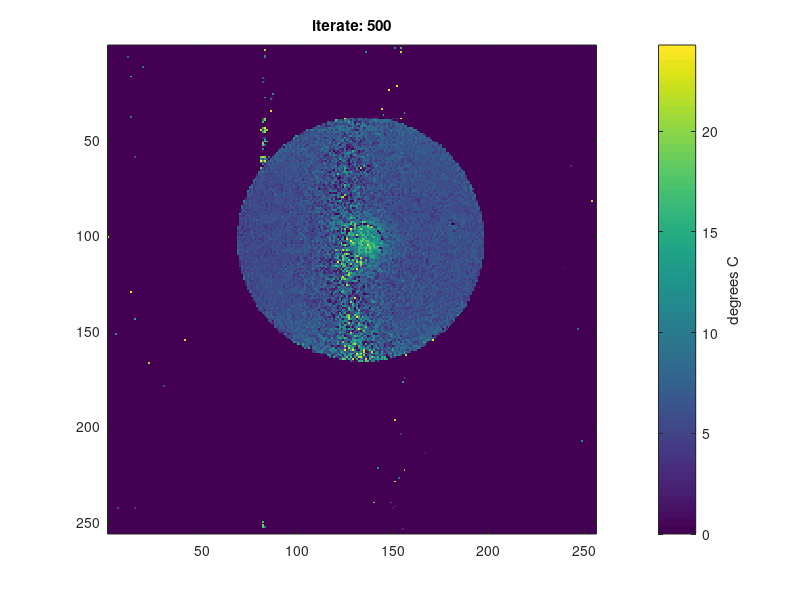

Source code (MATLAB):
% load khtdemo_data_cart2;
% [Nx,Ny,Nc,Nt] = size(data);
% inds = 1:4:Nx;
% k = false(Nx,Nx);
% k(inds,:) = true;
% k = k(:,1);
% order = 1;
% mask = true(length(k));
% 
% [yc,xc] = meshgrid(linspace(-1/2,1/2,size(mask,2)), ...
%         linspace(-1/2,1/2,size(mask,1)));
% yc = yc(:);
% xc = xc(:);
% A = [];
% for yp = 0:order
%     for xp = 0:(order-yp)
%         A = [A (xc.^xp).*(yc.^yp)];
%     end
% end
% A = A(mask(:),:);
% A
%  


load theta-2s;

th = theta;
th2 = tth;

% th = reshape(th,[256, 256, 2]);
% 
% tth = cos(th(:,:,1)) + 1i*sin(th(:,:,2));
% tempfull = angle(tth.')*-7.781;
% tempfull(tempfull < 0 | isnan(tempfull)) = 0;


%%%%%
load theta-100;
th2_1 = tth;
% 
% th = theta;
% 
% th = reshape(th,[256, 256, 2]);
% 
% tth = cos(th(:,:,1)) + 1i*sin(th(:,:,2));
% tempfull1 = angle(tth.')*-7.781;
% tempfull1(tempfull1 < 0 | isnan(tempfull1)) = 0;

load theta_mask;
th2_2 = tth;

figure; 
subplot(1,1,1); imagesc(th2,[0 max(max(th2))]); axis image
h = colorbar; ylabel(h,'degrees C'); 
title('iterate: 500');
% subplot(1,3,2); imagesc(th2_1,[0 max(max(th2_1))]); axis image
% h = colorbar; ylabel(h,'degrees C'); 
% title('iterate: 50000');
% subplot(1,3,3); imagesc(th2_2,[0 max(max(th2_2))]); axis image
% h = colorbar; ylabel(h,'degrees C'); 
% title('heating area');

% saveas(gcf,'./temperature_map5.jpg')
